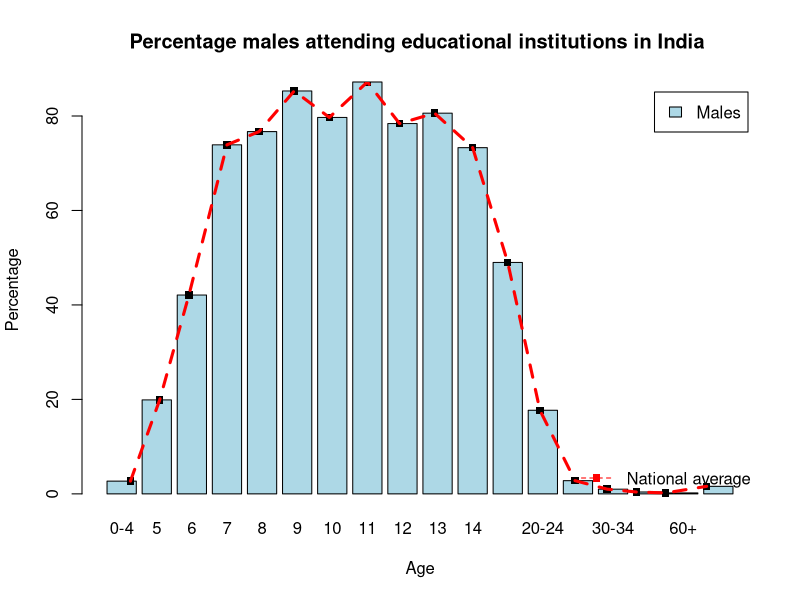
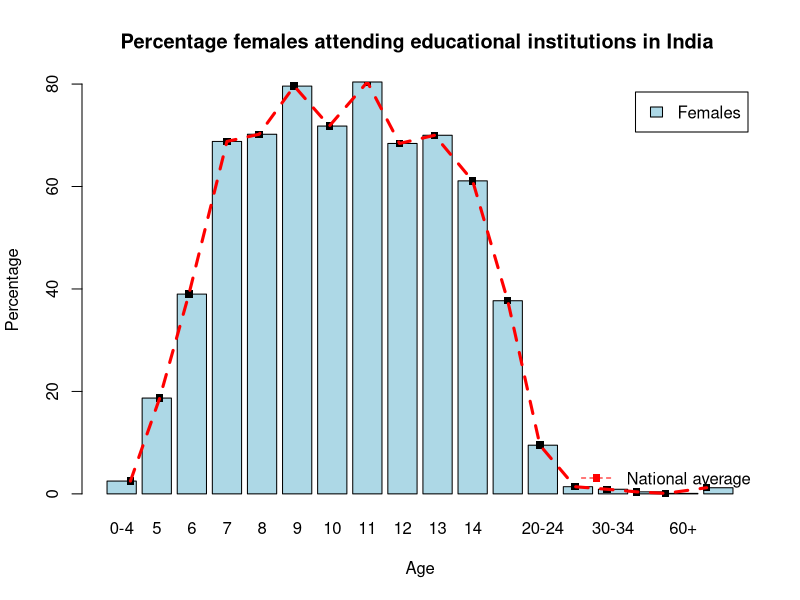
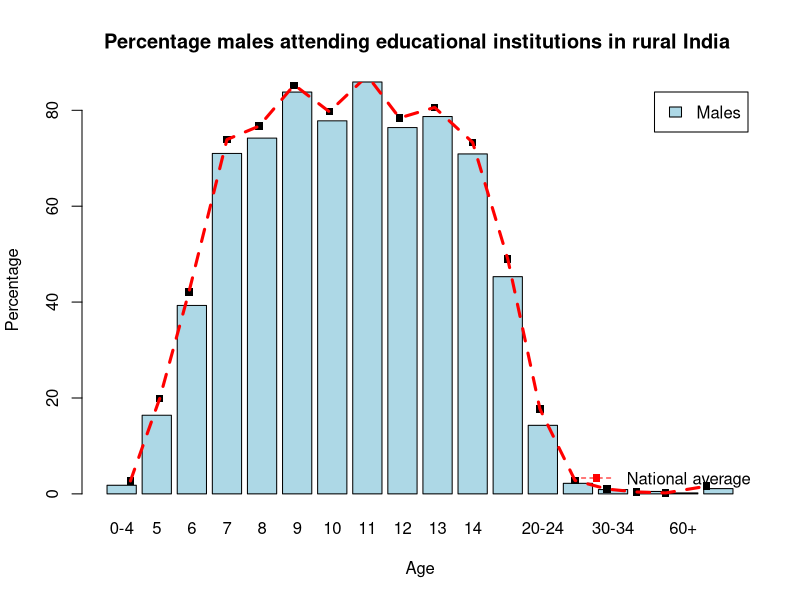
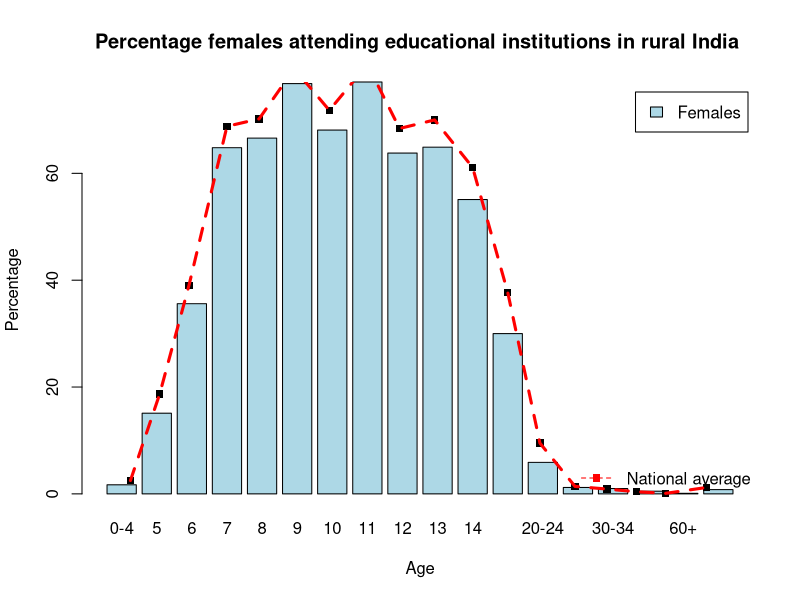
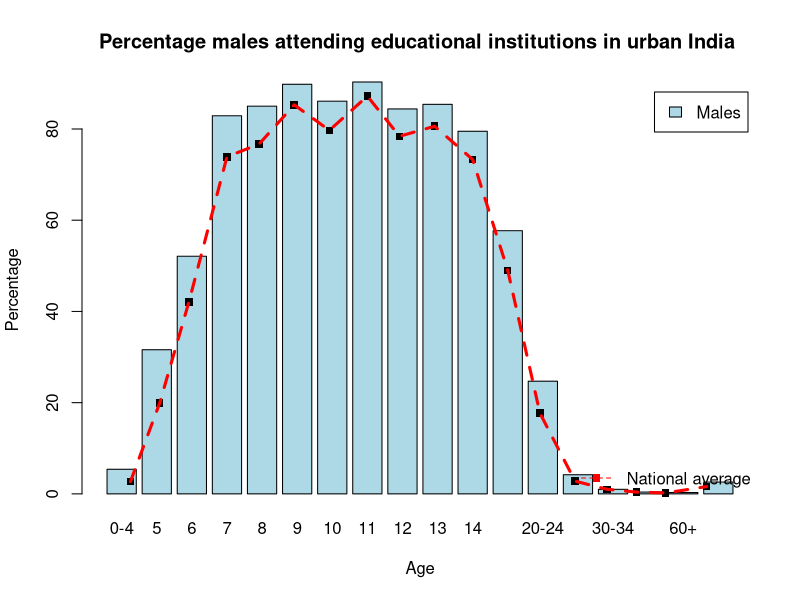
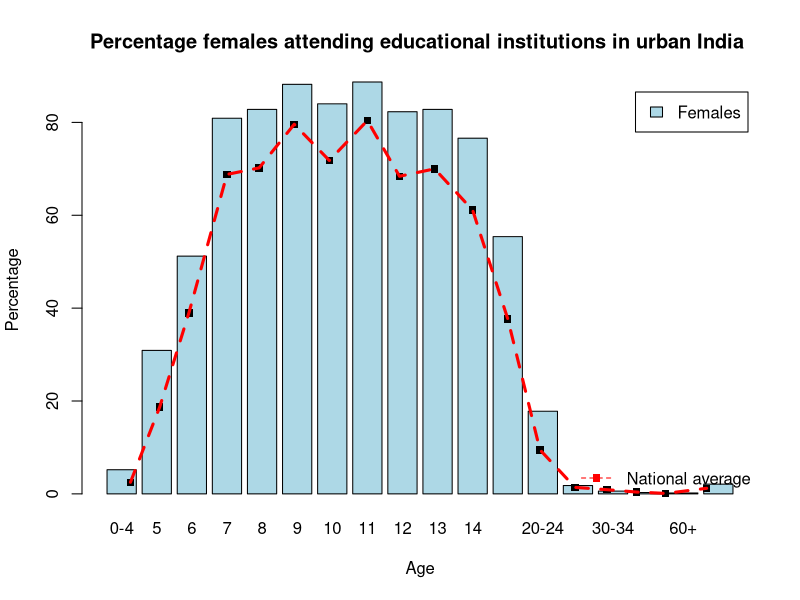

The R source for these figures, in order:

# Statistical learning with R 
# A peek into India Literacy
# --------------------------------------------------------------------------------------------------------------------------------------

# Set the age vector
#age <- c(2,5,6,7,8,9,10,11,12,13,14,17,22,27,32,37, 62, 70)
age <- c(1,2,3,4.2,5.2,6.2,7.3,8,9,10,11,12,13,14,15,16,17,18)

# Data included for the following states
# 1. Tamil Nadu      2. Uttar Pradhesh   3. Bihar     4. Kerala  5. Andhra Pradhesh
# 6. Arunachal Pradhesh  7. Assam  8. Chattisgarh 9. Gujarat 10.  11. Himachal Pradesh
# 12. Jammu and Kashmir 13. Jharkhand 14. Karnataka 15. Madhya Pradesh 16. Maharashta
# 17. Odisha 18. Punjab  19. Rajashthan 20. Uttarkhand 21. West Bengal
#
## 0.-------------------------------------------------------------------------------------------
#age <- c(1,2,3,4.2,5.2,6.2,7.3,8,9,10,11,12,13,14,15,16,17,18)

# Age set to be centered around the bars in th ebar plot.
age <- c(1, 2, 3, 4.3 ,5.4 ,6.6 ,7.8 ,9.1 , 10.2 ,11.4 ,12.7,
         13.9,15.0,16.2,17.3,18.3,19.3,20.7)
# Read the overal India literacy related data 
india = read.csv("./dataset/india.csv") 

# Create as a matrix
edumat = as.matrix(india)

indiaTotal = edumat[2:19,7:28]


# Take transpose as this is necessary for plotting bar charts
indiamat = t(indiaTotal)

# Set the scipen option to format the y axis (otherwise prints as e^05 etc.)
getOption("scipen")
opt <- options("scipen" = 20)
getOption("scipen")



#Create a vector of total Males & Females
totalM = indiamat[3,]
totalF = indiamat[4,]

#Create a vector of males & females attending education institution
eduM = indiamat[6,]
eduF = indiamat[7,]

#Calculate percent of males attending education of total
indiapercentM = round(as.numeric(eduM) *100/as.numeric(totalM),1)

barplot(indiapercentM,names.arg=indiamat[1,],main ="Percentage males attending educational institutions in India ", 
        xlab = "Age", ylab= "Percentage", col ="lightblue", legend= c("Males")) 
points(age,indiapercentM,pch=15)
lines(age,indiapercentM,col="red",pch=20,lty=2,lwd=3)
legend( x="bottomright", 
        legend=c("National average"),
        col=c("red"), bty="n" , lwd=1, lty=c(2), 
        pch=c(15) )

#Calculate percent of females attending education of total
indiapercentF = round(as.numeric(eduF) *100/as.numeric(totalF),1)

barplot(indiapercentF,names.arg=indiamat[1,],main ="Percentage females attending educational institutions in India ", 
        xlab = "Age", ylab= "Percentage", col ="lightblue", legend= c("Females"))
points(age,indiapercentF,pch=15)
lines(age,indiapercentF,col="red",pch=20,lty=2,lwd=3)
legend( x="bottomright", 
        legend=c("National average"),
        col=c("red"), bty="n" , lwd=1, lty=c(2), 
        pch=c(15) )

## 0a - Education in Rural India

indiaruralmat = edumat[21:38,7:28]

# Take transpose as this is necessary for plotting bar charts
ruralmat = t(indiaruralmat)


#Create a vector of total Males & Females in Rural TN
totalruralM = ruralmat[3,]
totalruralF = ruralmat[4,]

#Create a vector of males & females attending education institution
edururalM = ruralmat[6,]
edururalF = ruralmat[7,]

#Calculate percent of rural males attending education of total
percentruralM = round(as.numeric(edururalM) *100/as.numeric(totalruralM),1)

barplot(percentruralM,names.arg=ruralmat[1,],main ="Percentage males attending educational institutions in rural India ", 
        xlab = "Age", ylab= "Percentage", col ="lightblue", legend= c("Males")) 
points(age,indiapercentM,pch=15)
lines(age,indiapercentM,col="red",pch=20,lty=2,lwd=3)
legend( x="bottomright", 
        legend=c("National average"),
        col=c("red"), bty="n" , lwd=1, lty=c(2), 
        pch=c(15) )

#Calculate percent of rural females attending education of total
percentruralF = round(as.numeric(edururalF) *100/as.numeric(totalruralF),1)

barplot(percentruralF,names.arg=ruralmat[1,],main ="Percentage females attending educational institutions in rural India ", 
        xlab = "Age", ylab= "Percentage", col ="lightblue", legend= c("Females"))
points(age,indiapercentF,pch=15)
lines(age,indiapercentF,col="red",pch=20,lty=2,lwd=3)
legend( x="bottomright", 
        legend=c("National average"),
        col=c("red"), bty="n" , lwd=1, lty=c(2), 
        pch=c(15) )

## 0b - -----------------------------------------------------------------------
## 0a - Education in Urban India


indiaurbanmat = edumat[40:57,7:28]
# Take transpose as this is necessary for plotting bar charts
urbanmat = t(indiaurbanmat)

#Create a vector of total Males & Females in Urban India
totalurbanM = urbanmat[3,]
totalurbanF = urbanmat[4,]

#Create a vector of males & females attending education institution
eduurbanM = urbanmat[6,]
eduurbanF = urbanmat[7,]

#Calculate percent of urban males attending education of total
percenturbanM = round(as.numeric(eduurbanM) *100/as.numeric(totalurbanM),1)

barplot(percenturbanM,names.arg=urbanmat[1,],main ="Percentage males attending educational institutions in urban India ", 
        xlab = "Age", ylab= "Percentage", col ="lightblue", legend= c("Males")) 
points(age,indiapercentM,pch=15)
lines(age,indiapercentM,col="red",pch=20,lty=2,lwd=3)
legend( x="bottomright", 
        legend=c("National average"),
        col=c("red"), bty="n" , lwd=1, lty=c(2), 
        pch=c(15) )
        
#Calculate percent of urban females attending education of total
percenturbanF = round(as.numeric(eduurbanF) *100/as.numeric(totalurbanF),1)
        
barplot(percenturbanF,names.arg=urbanmat[1,],main ="Percentage females attending educational institutions in urban India ", 
                xlab = "Age", ylab= "Percentage", col ="lightblue", legend= c("Females"))
        points(age,indiapercentF,pch=15)
        lines(age,indiapercentF,col="red",pch=20,lty=2,lwd=3)
        legend( x="bottomright", 
                legend=c("National average"),
                col=c("red"), bty="n" , lwd=1, lty=c(2), 
                pch=c(15) )

                percenturbanF